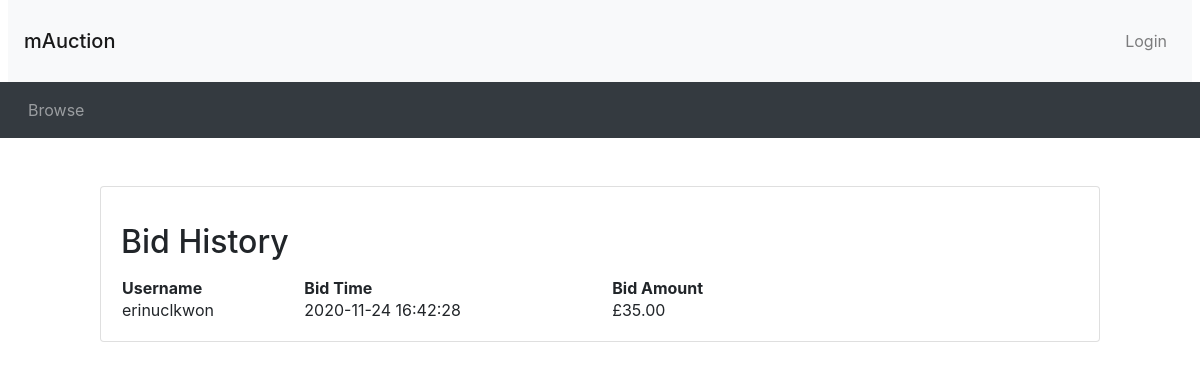
The page /listing.php?item_id=4 on the database its author committed.
### tables this page shows
CREATE TABLE bid (
bidID INT NOT NULL AUTO_INCREMENT,
userName VARCHAR(45) NOT NULL,
bidTime DATETIME NOT NULL DEFAULT CURRENT_TIMESTAMP,
saleItemID INT NOT NULL,
bidAmount DECIMAL NOT NULL,
PRIMARY KEY (bidID));

### listing.php (the view, shortened to what this page needs)
<?php include_once("header.php") ?>
<?php include("connection.php") ?>
<?php
$item_id = $_GET['item_id'];
$query = "SELECT auction.*, MAX(bidAmount), COUNT(bidID)
	  FROM auction, bid where auction.saleItemID=$item_id and bid.saleItemID=$item_id";
$result = mysqli_query($connection, $query) or die('Error making select bid and auction query' . mysqli_error($connection));
while ($row = mysqli_fetch_assoc($result)) {
  $item_id = $row['saleItemID'];
  $endDate = $row['endDate'];
}
$end_time = new DateTime($endDate);
$now = new DateTime("now");
?>
              <?php include_once("footer.php") ?>
              <?php if ($now < $end_time) : ?>
                <div class="container my-5">
                  <div style="max-width: 1000px; margin: 10px auto">
                    <div class="card">
                      <div class="card-body">
                        <div class="bidhistory">
                          <div class="row">
                            <div class="col-sm-8">
                              <h2 class="my-3">Bid History</h2>
                            </div>
                          </div>
                          <?php
                          $query = "SELECT * FROM bid WHERE saleItemID=$item_id";
                          $result = mysqli_query($connection, $query) or die('Error making select users query' . mysqli_error($connection));
                          echo '<table style="width:70%">
      <th>Username</th>
      <th>Bid Time</th>
      <th>Bid Amount</th>';
                          while ($row = mysqli_fetch_assoc($result)) {
                            $userName = $row["userName"];
                            $bidTime = $row["bidTime"];
                            $bidAmount = $row["bidAmount"];
                            echo '<tr>
        <td>' . $userName . ' </td>
        <td>' . $bidTime . ' </td>
        <td>£' . number_format($bidAmount, 2) . ' </td>
        </tr>';
                          }
                          ?>
                        </div>
                      </div>
                    </div>
                  </div>
                </div>
              <?php endif; ?>

### rows shown on the page
bid: userName "erinuclkwon", bidTime "2020-11-24 16:42:28", bidAmount "35.00"
